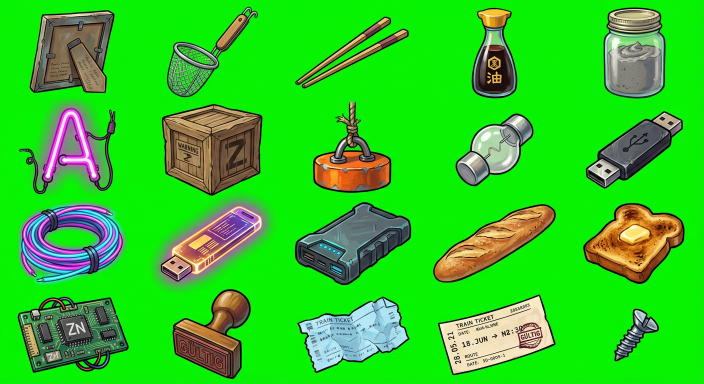
#> input picture sheet_items_akt1.png, 1408 x 768 px (shown at 1/2 size)
$ python order_walk.py ../sheet_items_akt1.png
#> lines starting #> are read from the running program, lines starting #| are printed output that depends on the picture; after the words box and inside, x2 and y2 are one past the last pixel; in counts of white or black regions, pixels touching at a corner belong together
### tools/slice_sheet.py
#!/usr/bin/env python3
"""Schneidet ein Sprite-Sheet (Objekte auf einfarbigem Hintergrund) in Einzelbilder.

Beispiel:
  python3 tools/slice_sheet.py assets/raw/sheet_items_akt1.png assets/sprites/items \
      --names tools/names/items_akt1.txt --cols 5 --rows 4

Ablauf: Hintergrund (Standard #00FF00) wird vom Rand aus freigestellt, Objekte werden als
zusammenhängende Flächen gefunden, nach Leserichtung sortiert und benannt.
Es entstehen pro Objekt eine PNG, eine atlas.json und ein Kontrollbild _debug.png.
"""
import argparse
import json
from pathlib import Path

import numpy as np
from PIL import Image, ImageDraw
from scipy import ndimage as ndi


def parse_color(text):
    text = text.lstrip("#")
    return tuple(int(text[i:i + 2], 16) for i in (0, 2, 4))


def background_mask(rgb, color, tol):
    dist = np.abs(rgb.astype(np.int16) - np.array(color, dtype=np.int16)).max(axis=2)
    candidate = dist <= tol
    labels, _ = ndi.label(candidate)
    border = np.unique(np.concatenate([labels[0], labels[-1], labels[:, 0], labels[:, -1]]))
    border = border[border != 0]
    # Nur mit dem Bildrand verbundene Flächen sind Hintergrund: Grün im Objekt bleibt erhalten.
    return np.isin(labels, border)


def cut_out(img, color, tol, erode, inner_tol=70, hole_area=6, halo=14):
    rgb = np.asarray(img.convert("RGB"))
    bg = background_mask(rgb, color, tol)
    # Eingeschlossene Löcher in Objektfarbe des Hintergrunds (z. B. Maschen, Kabelring) ebenfalls entfernen.
    dist = np.abs(rgb.astype(np.int16) - np.array(color, dtype=np.int16)).max(axis=2)
    holes, n = ndi.label((dist <= inner_tol) & ~bg)
    if n:
        sizes = ndi.sum(np.ones_like(holes), holes, index=np.arange(1, n + 1))
        big = np.isin(holes, np.nonzero(sizes >= hole_area)[0] + 1)
        bg = bg | big
    fg = ~bg
    if erode:
        fg = ndi.binary_erosion(fg, iterations=erode)
    f = rgb.astype(np.float32)
    key = np.array(color, dtype=np.float32)
    # Weiche Kante: Mischpixel aus Objekt und Hintergrundfarbe entmischen (Glow-Halos verschwinden).
    band = fg & ndi.binary_dilation(~fg, iterations=halo)
    excess = f[..., 1] - np.maximum(f[..., 0], f[..., 2])
    a = np.where(band & (excess > 40), np.clip(1 - excess / 200.0, 0, 1), 1.0).astype(np.float32)
    safe = np.maximum(a, 0.05)[..., None]
    unmixed = np.clip((f - (1 - a)[..., None] * key) / safe, 0, 255)
    out = np.where(band[..., None], unmixed, f)
    # Rest-Grünstich an der Kante begrenzen.
    edge = fg & ndi.binary_dilation(~fg, iterations=2)
    g = out[..., 1]
    limit = np.maximum(out[..., 0], out[..., 2])
    out[..., 1] = np.where(edge & (g > limit), limit, g)
    alpha = ndi.gaussian_filter(fg.astype(np.float32), 0.6) * a
    alpha[~ndi.binary_dilation(fg, iterations=1)] = 0
    rgba = np.dstack([out.astype(np.uint8), (np.clip(alpha, 0, 1) * 255).astype(np.uint8)])
    return rgba, fg & (a > 0.3)


def find_objects(fg, gap, min_area):
    merged = ndi.binary_dilation(fg, iterations=gap) if gap else fg
    labels, _ = ndi.label(merged)
    found = []
    for i, sl in enumerate(ndi.find_objects(labels), start=1):
        area = int((fg[sl] & (labels[sl] == i)).sum())
        if area < min_area:
            continue
        ys, xs = sl
        found.append(((xs.start, ys.start, xs.stop, ys.stop), i))
    return found, labels


# [103 lines left out: functions sort_reading_order, main, not called in this run]


# [2 lines that do not run on import are left out]

### tools/order_walk.py
#!/usr/bin/env python3
"""Findet in einem Lauf-Sheet automatisch eine glatte Frame-Reihenfolge (kleinste Gesamtdifferenz zwischen Nachbarbildern, geschlossene Schleife)
und die Laufrichtung. Gibt die Reihenfolge der Zellen (ab 1) aus.
"""
import itertools, sys
from pathlib import Path
import numpy as np
from PIL import Image
sys.path.insert(0, str(Path(__file__).resolve().parent))
import slice_sheet as ss  # noqa: E402

ROOT = Path(__file__).resolve().parent.parent


def extract(path):
#> called with path = '../sheet_items_akt1.png'
    img = Image.open(path)
#> img is the input picture: PIL image 1408x768 RGB; mean R, G, B 46.7, 200.4, 35.2
    rgba, fg = ss.cut_out(img, ss.parse_color("#00FF00"), 60, 1)
#> in background_mask, `candidate = dist <= tol`:
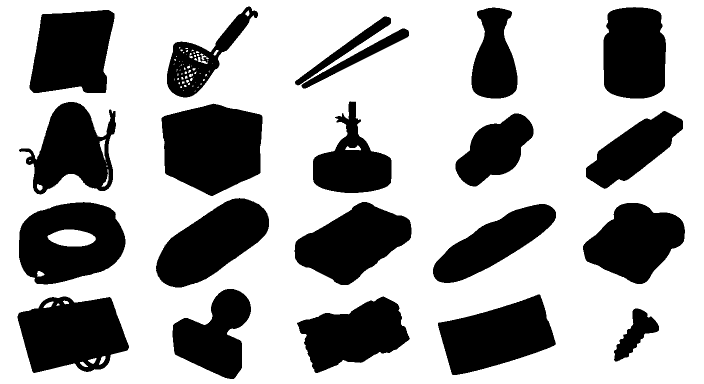
#> candidate: shape (768, 1408) bool (shown at 1/2 size); 66.3% white; 21 black regions, largest, box (x1, y1, x2, y2) and area: (323, 207, 525, 392) 29194, (35, 593, 258, 746) 25083, (38, 404, 251, 569) 24997
#> in background_mask, `labels, _ = ndi.label(candidate)`:
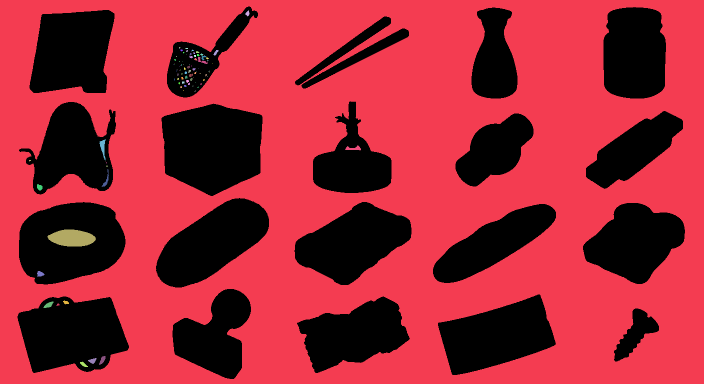
#> labels: shape (768, 1408) int32 (shown at 1/2 size); 100 distinct labels, from 0 to 99; one colour per label, 0 black
#> in background_mask, `border = np.unique(np.concatenate([labels[0], labels[-1], labels[:, 0]..`: border = [1]
#> in cut_out, `holes, n = ndi.label((dist <= inner_tol) & ~bg)`:
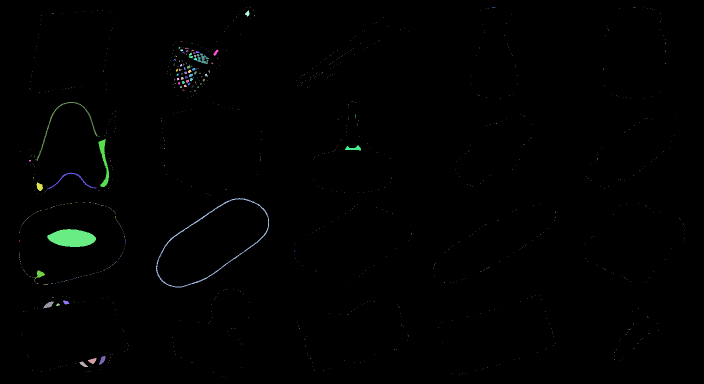
#> holes: shape (768, 1408) int32 (shown at 1/2 size); 1107 distinct labels, from 0 to 1106; one colour per label, 0 black
#> in cut_out, `holes, n = ndi.label((dist <= inner_tol) & ~bg)`: n = 1106
#> in cut_out, `sizes = ndi.sum(np.ones_like(holes), holes, index=np.arange(1, n + 1))`: sizes = 1106 values, max 2606 at index 697, min 1 at index 0, mean 8.09
#> fg: shape (768, 1408) bool; 32.2% white; 27 white regions (6 under 20 px), largest, box (x1, y1, x2, y2) and area: (324, 208, 524, 391) 28580, (36, 594, 257, 745) 24212, (39, 405, 249, 567) 23839
    found, labels = ss.find_objects(fg, 4, 800)
#> in find_objects, `labels, _ = ndi.label(merged)`:
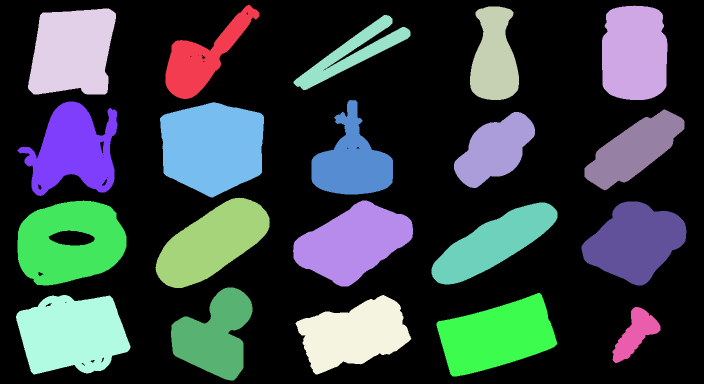
#> labels: shape (768, 1408) int32 (shown at 1/2 size); 21 distinct labels, from 0 to 20; one colour per label, 0 black
#> the loop in find_objects, `for i, sl in enumerate(ndi.find_objects(labels), start=1):` made 20 passes
#> area on passes 1 to 8: 8559, 19981, 11589, 22305, 6502, 14175, 18037, 28580
#> after the loop in find_objects, `for i, sl in enumerate(ndi.find_objects(labels), start=1):`: found = 20 items
#> found = 20 items
    found = sorted(found, key=lambda t: (round((t[0][1] + t[0][3]) / 2 / 250), t[0][0]))
    frames = []
    for bb, lab in found:
        m = labels == lab
        ys, xs = np.nonzero(m)
        arr = rgba.copy(); arr[..., 3] = np.where(m, arr[..., 3], 0)
        frames.append((arr[ys.min():ys.max() + 1, xs.min():xs.max() + 1].copy(), m[ys.min():ys.max() + 1, xs.min():xs.max() + 1], (xs.min(), ys.min())))
#> this loop made 20 passes
#> (bb, lab) on passes 1 to 8: ((56, 17, 232, 189), 4), ((331, 10, 519, 198), 1), ((587, 30, 821, 180), 5), ((940, 13, 1038, 200), 3), ((1204, 11, 1335, 200), 2), ((35, 203, 235, 392), 7), ((320, 204, 528, 395), 8), ((623, 200, 786, 389), 6)
#> m: shape (768, 1408) bool; 0.45% white; 1 white region, box (x1, y1, x2, y2) and area: (1225, 614, 1321, 726) 4901
#> after the loop, frames = 20 items
    return frames


def canvas(fr, W=260, H=300):
    arr, m, _ = fr
    h, w = m.shape
    ys, xs = np.nonzero(m)
    top = m[: max(1, int(h * 0.45))]
    cx = np.nonzero(top)[1].mean() if top.any() else w / 2
    out = np.zeros((H, W), np.float32); rgb = np.zeros((H, W, 3), np.float32)
    ox, oy = int(W / 2 - cx), H - 8 - h  # Unterkante gemeinsam, Oberkörper-Mitte gemeinsam
    y0, x0 = max(oy, 0), max(ox, 0)
    sub = m[y0 - oy: y0 - oy + min(h - (y0 - oy), H - y0), x0 - ox: x0 - ox + min(w - (x0 - ox), W - x0)]
    out[y0:y0 + sub.shape[0], x0:x0 + sub.shape[1]] = sub
    sub3 = arr[y0 - oy: y0 - oy + sub.shape[0], x0 - ox: x0 - ox + sub.shape[1], :3]
    rgb[y0:y0 + sub.shape[0], x0:x0 + sub.shape[1]] = sub3
    return out, rgb


def dist_matrix(frames):
    cs = [canvas(f) for f in frames]
    n = len(cs)
    D = np.zeros((n, n))
    for i in range(n):
        for j in range(i + 1, n):
            a, ra = cs[i]; b, rb = cs[j]
            d = np.abs(a - b).sum() + 0.15 * (np.abs(ra - rb).sum(axis=2) * (a * b)).sum() / 255
            D[i, j] = D[j, i] = d
    return D


def best_cycle(D, subset):
    best = None
    idx = list(subset)
    # Nearest-Neighbour + 2-opt von mehreren Startpunkten
    for s in idx:
        tour = [s]; rest = set(idx) - {s}
        while rest:
            nxt = min(rest, key=lambda r: D[tour[-1], r]); tour.append(nxt); rest.remove(nxt)
        improved = True
        while improved:
            improved = False
            for i in range(1, len(tour) - 1):
                for j in range(i + 1, len(tour)):
                    a, b = tour[i - 1], tour[i]; c, d = tour[j], tour[(j + 1) % len(tour)]
                    if D[a, c] + D[b, d] < D[a, b] + D[c, d] - 1e-9:
                        tour[i:j + 1] = reversed(tour[i:j + 1]); improved = True
        L = sum(D[tour[k], tour[(k + 1) % len(tour)]] for k in range(len(tour)))
        if best is None or L < best[0]:
            best = (L, tour)
    return best


def foot_dir(frames, tour):
    """Standfuß (tiefster Fußpunkt) soll relativ zum Körper nach hinten (links) wandern, wenn die Figur nach rechts läuft."""
    xs = []
    for i in tour:
        arr, m, _ = frames[i]
        h, w = m.shape
        low = m[int(h * 0.9):]
        cols = np.nonzero(low.any(axis=0))[0]
        top = m[: int(h * 0.4)]
        cx = np.nonzero(top)[1].mean()
        xs.append(cols.mean() - cx)
    d = np.diff(xs + [xs[0]])
    return (d < 0).sum() - (d > 0).sum()


if __name__ == "__main__":
    path = sys.argv[1]
    fr = extract(path)
#> fr = 20 items
    D = dist_matrix(fr)
#> in dist_matrix, `n = len(cs)`: n = 20
#> after the loop in dist_matrix, `for i in range(n):`:
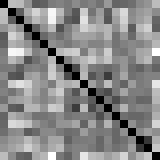
#> D: shape (20, 20) float64 (shown 8 times larger); min 0, max 27768.4, mean 14897.9; drawn with min black and max white
    L, tour = best_cycle(D, range(len(fr)))
#> the loop in best_cycle, `for s in idx:` made 20 passes
#> L on passes 1 to 8: 210435.6, 207787.1, 209775.1, 207787.1, 209793.3, 210435.6, 210435.6, 211477.1
#> L = 207787.1; tour = [1, 2, 19, 8, 17, 18, 15, 10, 6, 0, 5, 4, 7, 3, 16, 14, 12, 11, 13, 9]
    base = sum(D[k, (k + 1) % len(fr)] for k in range(len(fr)))
#> base = 290511.5
    print("Frames", len(fr), "Schleife", round(L), "Leseordnung", round(base))
#| Frames 20 Schleife 207787 Leseordnung 290512
    print("Reihenfolge (ab 1):", [t + 1 for t in tour])
#| Reihenfolge (ab 1): [2, 3, 20, 9, 18, 19, 16, 11, 7, 1, 6, 5, 8, 4, 17, 15, 13, 12, 14, 10]
    print("Rückwärts?", foot_dir(fr, tour) < 0)
#> the loop in foot_dir, `for i in tour:` made 20 passes
#> (i, h, w, cx) on passes 3 to 10: (19, 112, 96, 60.38), (8, 152, 162, 104.8), (17, 159, 232, 130.7), (18, 167, 242, 141.2), (15, 159, 229, 110.2), (10, 170, 218, 110.7), (6, 191, 208, 104.8), (0, 172, 176, 97.27)
#> pass 1, in foot_dir, `arr, m, _ = frames[i]`:
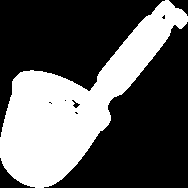
#> m: shape (188, 188) bool; 36.3% white; 1 white region, box (x1, y1, x2, y2) and area: (0, 0, 188, 188) 12826
#> after the loop in foot_dir, `for i in tour:`:
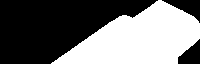
#> top: shape (64, 200) bool; 44.1% white; 1 white region, box (x1, y1, x2, y2) and area: (51, 0, 200, 64) 5651
#> after the loop in foot_dir, `for i in tour:`: xs = [-102, -147.5, -43.88, -66.82, -74.72, -75.2, -6.97, -32.68, -1.81, -17.77, -11.48, 0.498, 4.01, 0.75, -3.98, -13.6, -47.57, -98.48, -137, -97.68]
#> in foot_dir, `d = np.diff(xs + [xs[0]])`: d = 20 values, max 103.6 at index 1, min -50.91 at index 16, mean 3.55e-16
#| Rückwärts? False
    print("Kantenlängen", [int(D[tour[k], tour[(k + 1) % len(tour)]]) for k in range(len(tour))])
#| Kantenlängen [10260, 11098, 10800, 10725, 6016, 13384, 10913, 13581, 13603, 10611, 11527, 12191, 8931, 10088, 11226, 8589, 9968, 8239, 6510, 9519]

$ run again, with sheet_items_akt2.png copied over sheet_items_akt1.png
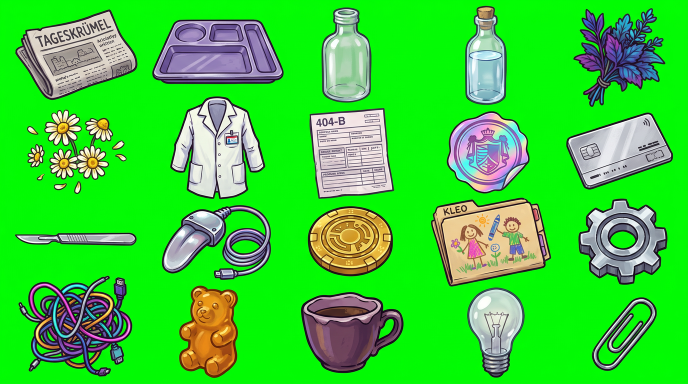
#> input picture sheet_items_akt2.png, 1376 x 768 px (shown at 1/2 size)
#> in extract, img is the input picture: PIL image 1376x768 RGB; mean R, G, B 56.5, 207.5, 52.8
#> candidate: shape (768, 1376) bool; 62.2% white; 27 black regions, largest, box (x1, y1, x2, y2) and area: (862, 395, 1102, 573) 32673, (304, 39, 567, 168) 28890, (30, 19, 275, 200) 28188
#> border = [1]
#> holes: shape (768, 1376) int32; 747 distinct labels, from 0 to 746
#> in cut_out, `holes, n = ndi.label((dist <= inner_tol) & ~bg)`: n = 746
#> sizes = 746 values, max 1987 at index 562, min 1 at index 0, mean 12.09
#> big: shape (768, 1376) bool; 0.78% white; 30 white regions (10 under 20 px), largest, box (x1, y1, x2, y2) and area: (1226, 608, 1301, 695) 1987, (1221, 463, 1271, 496) 1203, (1197, 660, 1246, 728) 1040
#> band: shape (768, 1376) bool; 16% white; 29 white regions, largest, box (x1, y1, x2, y2) and area: (38, 552, 264, 752) 18596, (325, 411, 541, 559) 12018, (1148, 17, 1330, 213) 11794
#> edge: shape (768, 1376) bool; 2.8% white in thin lines or dots
#> merged: shape (768, 1376) bool; 41.9% white; 27 white regions, largest, box (x1, y1, x2, y2) and area: (859, 392, 1105, 576) 34738, (34, 548, 268, 756) 32848, (301, 36, 570, 171) 30867
#> in find_objects, `labels, _ = ndi.label(merged)`:
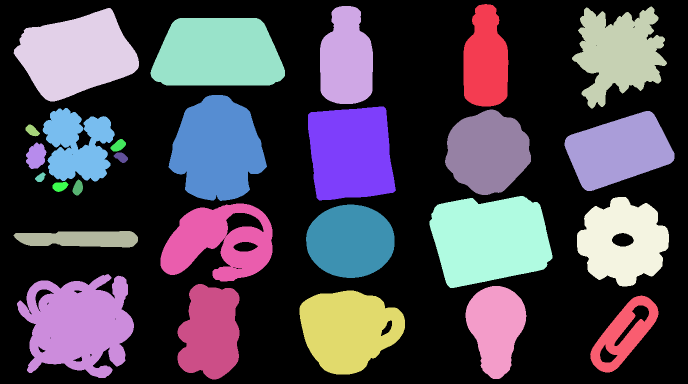
#> labels: shape (768, 1376) int32 (shown at 1/2 size); 28 distinct labels, from 0 to 27; one colour per label, 0 black
#> the loop in find_objects, `for i, sl in enumerate(ndi.find_objects(labels), start=1):` made 27 passes
#> area on passes 1 to 8: 12703, 14858, 18766, 27575, 28239, 26600, 25235, 10634
#> after the loop in find_objects, `for i, sl in enumerate(ndi.find_objects(labels), start=1):`: found = 21 items
#> the loop in extract, `for bb, lab in found:` made 21 passes
#> (bb, lab) on passes 1 to 8: ((27, 16, 278, 203), 4), ((301, 36, 570, 171), 5), ((640, 12, 746, 208), 2), ((927, 8, 1017, 213), 1), ((1144, 13, 1334, 217), 3), ((52, 285, 93, 338), 13), ((85, 216, 230, 363), 8), ((337, 190, 534, 402), 6)
#> in dist_matrix, `n = len(cs)`: n = 21
#> the loop in best_cycle, `for s in idx:` made 21 passes
#> L on passes 1 to 8: 239666.2, 240276.6, 237804.7, 241589.8, 237804.7, 237950.9, 237774.1, 236757.3
#> `L, tour = best_cycle(D, range(len(fr)))`: L = 236757.3; tour = [7, 8, 4, 16, 14, 0, 10, 1, 12, 13, 6, 11, 5, 20, 3, 2, 17, 19, 9, 18, 15]
#> base = 353227.5
#| Frames 21 Schleife 236757 Leseordnung 353228
#| Reihenfolge (ab 1): [8, 9, 5, 17, 15, 1, 11, 2, 13, 14, 7, 12, 6, 21, 4, 3, 18, 20, 10, 19, 16]
#> the loop in foot_dir, `for i in tour:` made 21 passes
#> (i, h, w, cx) on passes 1 to 8: (7, 212, 197, 96.94), (8, 188, 176, 82.06), (4, 204, 190, 94.81), (16, 208, 234, 119.8), (14, 184, 246, 117.8), (0, 187, 251, 129.1), (10, 160, 220, 118.3), (1, 135, 269, 134.6)
#> after the loop in foot_dir, `for i in tour:`:
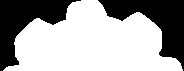
#> top: shape (71, 184) bool; 64% white; 2 black regions, box (x1, y1, x2, y2) and area: (98, 0, 184, 71) 2390, (0, 0, 81, 71) 2307
#> after the loop in foot_dir, `for i in tour:`: xs = [0.557, 11.94, -47.31, 3.88, -33.32, -37.59, -53.3, -0.625, -0.372, -0.142, 4.75, 13.25, -6.39, -59.92, 0.505, 0.331, -11.39, 0.528, 0.628, -9.12, -10.3]
#> d = 21 values, max 60.42 at index 13, min -59.25 at index 1, mean 0
#| Rückwärts? True
#| Kantenlängen [9961, 13188, 16516, 16651, 9709, 11179, 14505, 16108, 14524, 9147, 15733, 6478, 10169, 12508, 4119, 6926, 8057, 11453, 8428, 9231, 12154]

$ run again, with bg_02_nudelgasse_sauber.png copied over sheet_items_akt1.png
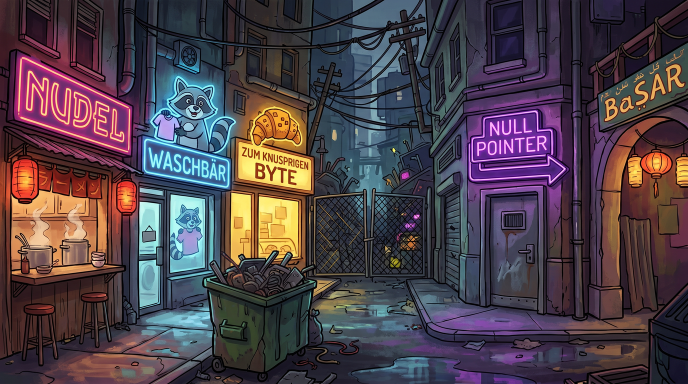
#> input picture bg_02_nudelgasse_sauber.png, 1376 x 768 px (shown at 1/2 size)
#> in extract, img is the input picture: PIL image 1376x768 RGB; mean R, G, B 78, 65.2, 73.6
#> candidate: shape (768, 1376) bool; every value is 0
#> in background_mask, `border = np.unique(np.concatenate([labels[0], labels[-1], labels[:, 0]..`: border = [0]
#> in background_mask, `border = border[border != 0]`: border = empty array
#> in cut_out, `holes, n = ndi.label((dist <= inner_tol) & ~bg)`: n = 0
#> in cut_out, `fg = ndi.binary_erosion(fg, iterations=erode)`:
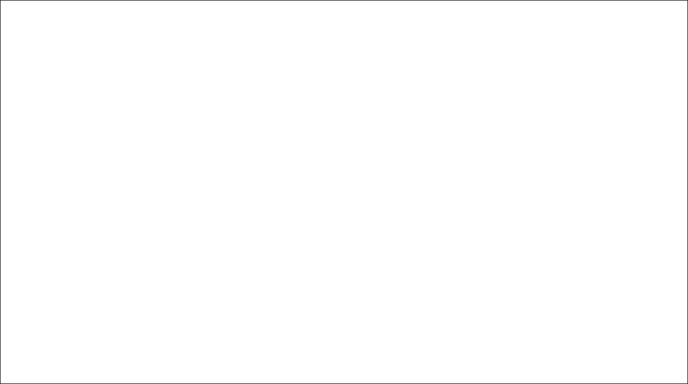
#> fg: shape (768, 1376) bool (shown at 1/2 size); 99.6% white; black in thin lines or dots
#> band: shape (768, 1376) bool; 5.6% white; 1 white region, box (x1, y1, x2, y2) and area: (1, 1, 1375, 767) 59136
#> a: shape (768, 1376) float32; every value is 1
#> edge: shape (768, 1376) bool; 0.81% white in thin lines or dots
#> in cut_out, `limit = np.maximum(out[..., 0], out[..., 2])`:
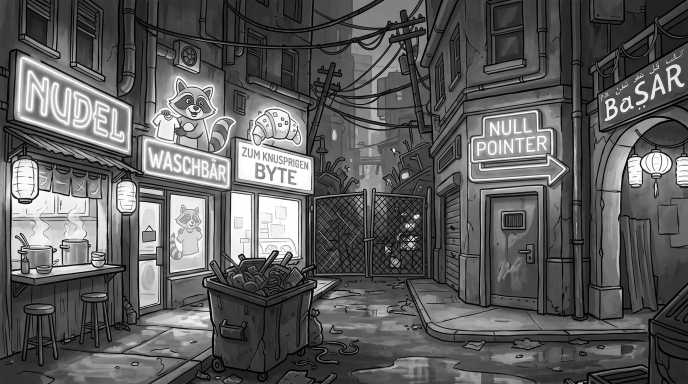
#> limit: shape (768, 1376) float32 (shown at 1/2 size); min 0, max 255, mean 93.4
#> the loop in find_objects, `for i, sl in enumerate(ndi.find_objects(labels), start=1):` made 1 pass
#> (i, area) on pass 1: (1, 1052484)
#> after the loop in find_objects, `for i, sl in enumerate(ndi.find_objects(labels), start=1):`: found = [((0, 0, 1376, 768), 1)]
#> the loop in extract, `for bb, lab in found:` made 1 pass
#> (bb, lab) on pass 1: ((0, 0, 1376, 768), 1)
#> after the loop in extract, `for bb, lab in found:`: frames = 1 item
#> in dist_matrix, `n = len(cs)`: n = 1
#> `D = dist_matrix(fr)`: D = [0]
#> the loop in best_cycle, `for s in idx:` made 1 pass
#> (L, best) on pass 1: (0, (0, [0]))
#> `L, tour = best_cycle(D, range(len(fr)))`: L = 0; tour = [0]
#> base = 0
#| Frames 1 Schleife 0 Leseordnung 0
#| Reihenfolge (ab 1): [1]
#> the loop in foot_dir, `for i in tour:` made 1 pass
#> (h, w, cx) on pass 1: (768, 1376, 687.5)
#> after the loop in foot_dir, `for i in tour:`: xs = [0]
#| Rückwärts? False
#| Kantenlängen [0]

$ run again, with bg_05_bar_hinterzimmer_terminal_an.png copied over sheet_items_akt1.png
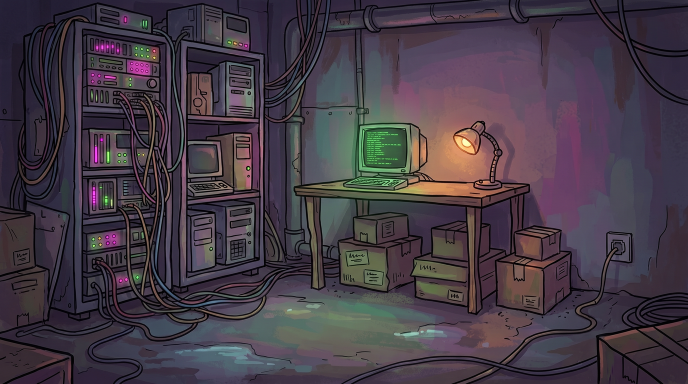
#> input picture bg_05_bar_hinterzimmer_terminal_an.png, 1376 x 768 px (shown at 1/2 size)
#> in extract, img is the input picture: PIL image 1376x768 RGB; mean R, G, B 69.2, 59.5, 70
#> candidate: shape (768, 1376) bool; every value is 0
#> in background_mask, `border = np.unique(np.concatenate([labels[0], labels[-1], labels[:, 0]..`: border = [0]
#> in background_mask, `border = border[border != 0]`: border = empty array
#> in cut_out, `holes, n = ndi.label((dist <= inner_tol) & ~bg)`: n = 0
#> band: shape (768, 1376) bool; 5.6% white; 1 white region, box (x1, y1, x2, y2) and area: (1, 1, 1375, 767) 59136
#> a: shape (768, 1376) float32; every value is 1
#> edge: shape (768, 1376) bool; 0.81% white in thin lines or dots
#> in cut_out, `limit = np.maximum(out[..., 0], out[..., 2])`:
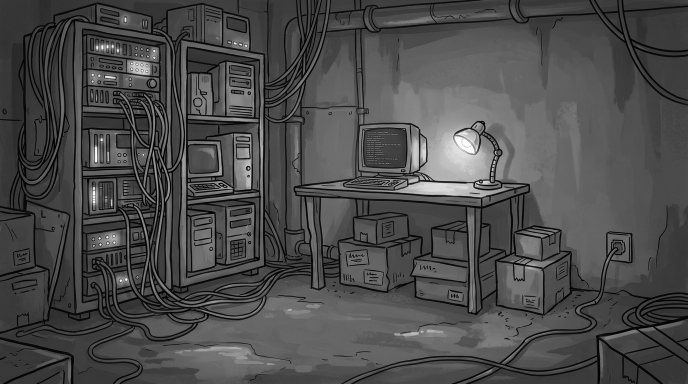
#> limit: shape (768, 1376) float32 (shown at 1/2 size); min 0, max 255, mean 75.6
#> the loop in find_objects, `for i, sl in enumerate(ndi.find_objects(labels), start=1):` made 1 pass
#> (i, area) on pass 1: (1, 1052484)
#> after the loop in find_objects, `for i, sl in enumerate(ndi.find_objects(labels), start=1):`: found = [((0, 0, 1376, 768), 1)]
#> the loop in extract, `for bb, lab in found:` made 1 pass
#> (bb, lab) on pass 1: ((0, 0, 1376, 768), 1)
#> after the loop in extract, `for bb, lab in found:`: frames = 1 item
#> in dist_matrix, `n = len(cs)`: n = 1
#> `D = dist_matrix(fr)`: D = [0]
#> the loop in best_cycle, `for s in idx:` made 1 pass
#> (L, best) on pass 1: (0, (0, [0]))
#> `L, tour = best_cycle(D, range(len(fr)))`: L = 0; tour = [0]
#> base = 0
#| Frames 1 Schleife 0 Leseordnung 0
#| Reihenfolge (ab 1): [1]
#> the loop in foot_dir, `for i in tour:` made 1 pass
#> (h, w, cx) on pass 1: (768, 1376, 687.5)
#> after the loop in foot_dir, `for i in tour:`: xs = [0]
#| Rückwärts? False
#| Kantenlängen [0]
